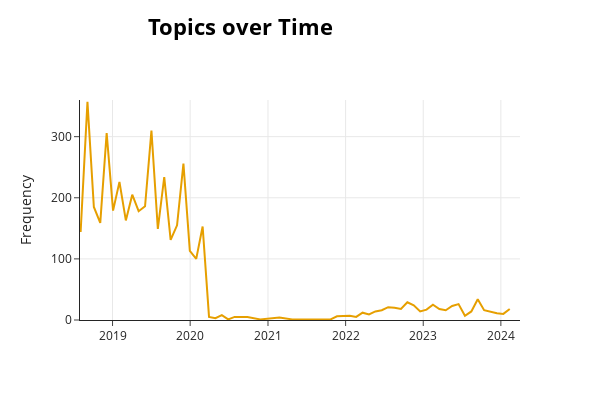

Write notebook code for a chart like this one.
### Markdown cell above
Visualise topics 1 by 1 (less clutter)

### Code cell
fig = topic_model.visualize_topics_over_time(
    df1_topics_over_time,
    topics=[0],
    height=400,
    width=600
)
fig.update_yaxes(range=[0, 360]) 
fig.update_xaxes(range=["2018-08-01", "2024-03-31"])
fig.show()

# topic_model.visualize_topics_over_time(df1_topics_over_time, topics=[0], height=400, width=600)

### Figure 1 — Plotly figure (JSON) as saved in the notebook; plotly's stock layout.template omitted (floating-point values rounded to 4 significant figures)
{"data": [{"hoverinfo": "text", "hovertext": ["<b>Topic 0</b><br>Words: great, singapore, business, food, economy", "<b>Topic 0</b><br>Words: singapore, service, great, good, airlines", "<b>Topic 0</b><br>Words: airline, service, food, singapore, class", "<b>Topic 0</b><br>Words: good, singapore, airlines, fly, service", "<b>Topic 0</b><br>Words: sq, service, good, airlines, great", "<b>Topic 0</b><br>Words: singapore, airlines, good, service, sq", "<b>Topic 0</b><br>Words: sq, good, economy, singapore, airlines", "<b>Topic 0</b><br>Words: food, sq, good, great, service", "<b>Topic 0</b><br>Words: food, service, singapore, good, airline", "<b>Topic 0</b><br>Words: best, airlines, singapore, service, sq", "<b>Topic 0</b><br>Words: sq, good, service, crew, economy", "<b>Topic 0</b><br>Words: sq, good, airlines, service, singapore", "<b>Topic 0</b><br>Words: sq, airline, singapore, good, airlines", "<b>Topic 0</b><br>Words: sq, singapore, airlines, food, service", "<b>Topic 0</b><br>Words: service, good, food, airline, airlines", "<b>Topic 0</b><br>Words: airlines, singapore, food, economy, premium", "<b>Topic 0</b><br>Words: good, singapore, airlines, service, food", "<b>Topic 0</b><br>Words: food, singapore, service, good, airlines", "<b>Topic 0</b><br>Words: good, sia, airlines, service, crew", "<b>Topic 0</b><br>Words: service, airlines, cabin, singapore, good", "<b>Topic 0</b><br>Words: gokul, nitya, thai, ellser, 45mnts", "<b>Topic 0</b><br>Words: cray, emptier, shoot, mandatory, pandemic", "<b>Topic 0</b><br>Words: weekend, operator, late, decent, operated", "<b>Topic 0</b><br>Words: refreshed, hanoi, pillows, blankets, range", "<b>Topic 0</b><br>Words: yards, unaccessible, areawhich, shops, onground", "<b>Topic 0</b><br>Words: covid, 175cm, pricing, istanbul, brisbane", "<b>Topic 0</b><br>Words: corona, ivanka, peoplemaybe, nerves, bagtagging", "<b>Topic 0</b><br>Words: sq957, 2020, staffs, december, 18", "<b>Topic 0</b><br>Words: upgrade, ptogram, 5the, ehen, grant", "<b>Topic 0</b><br>Words: bowel, defecation, piece, scammer, render", "<b>Topic 0</b><br>Words: regina, ante, sq223, ms, chan", "<b>Topic 0</b><br>Words: vish, bulkheads, preferential, armrests, passport", "<b>Topic 0</b><br>Words: 20h, prejudice, sq883, sexism, ac7", "<b>Topic 0</b><br>Words: dumping, mealers, continuation, cope, organisation", "<b>Topic 0</b><br>Words: 1655, philipines, reachable, weekend, friday", "<b>Topic 0</b><br>Words: puppy, categorically, prevents, helpline, dept", "<b>Topic 0</b><br>Words: alaska, bathroom, toddlers, 10monthold, nappy", "<b>Topic 0</b><br>Words: jfk, covid, jakarta, experimenting, walkin", "<b>Topic 0</b><br>Words: smilig, onethird, 1985, fliying, fullor", "<b>Topic 0</b><br>Words: guys, boost, ravved, londonwe, jolene", "<b>Topic 0</b><br>Words: welcome, sia, culminating, uber, sabrina", "<b>Topic 0</b><br>Words: switzerland, mspham, hoang, thi, toiletry", "<b>Topic 0</b><br>Words: elderly, raimi, utter, lamb, sandwich", "<b>Topic 0</b><br>Words: scoot, lounge, overcrowded, conditions, herring", "<b>Topic 0</b><br>Words: foreigners, qantas, frill, hiring, thai", "<b>Topic 0</b><br>Words: deniece, koh, hint, infant, mr", "<b>Topic 0</b><br>Words: sia, reserved, customers, waitlist, economyclass", "<b>Topic 0</b><br>Words: nrt, premium, westjet, sq8530, li", "<b>Topic 0</b><br>Words: error, rice, useless, hi, tastebud", "<b>Topic 0</b><br>Words: hamburger, eastern, sia, simple, changes", "<b>Topic 0</b><br>Words: sydney, kabeya, bits, cathay, feed", "<b>Topic 0</b><br>Words: asiana, dehydrated, sink, water, headed", "<b>Topic 0</b><br>Words: fried, tasted, sq, carrot, keles", "<b>Topic 0</b><br>Words: econ, baked, beans, jeans, prem", "<b>Topic 0</b><br>Words: indian, chennai, t2, substantially, pls", "<b>Topic 0</b><br>Words: pl, hygeine, embarkment, tract, appriciated", "<b>Topic 0</b><br>Words: christine, compliment, rules, girls, traditionally", "<b>Topic 0</b><br>Words: lines, medium, economy, coworkers, haul", "<b>Topic 0</b><br>Words: capri, buisiness, miscommunication, ana, markia", "<b>Topic 0</b><br>Words: defiantly, dedication, overseas, behavior, racist", "<b>Topic 0</b><br>Words: relative, deceiving, precovid, toplevel, degraded", "<b>Topic 0</b><br>Words: lounge, airnz, kinds, bangkok, known", "<b>Topic 0</b><br>Words: asthma, turbulence, sharifah, interacted, fear"], "marker": {"color": "#E69F00"}, "mode": "lines", "name": "0_singapore_service_sq_airlines", "type": "scatter", "x": ["2018-08-03T23:13:56.917000+00:00", "2018-09-05T02:21:55.750000+00:00", "2018-10-05T04:24:00.500000+00:00", "2018-11-04T06:26:05.250000+00:00", "2018-12-04T08:28:10+00:00", "2019-01-03T10:30:14.750000+00:00", "2019-02-02T12:32:19.500000+00:00", "2019-03-04T14:34:24.250000+00:00", "2019-04-03T16:36:29+00:00", "2019-05-03T18:38:33.750000+00:00", "2019-06-02T20:40:38.500000+00:00", "2019-07-02T22:42:43.250000+00:00", "2019-08-02T00:44:48+00:00", "2019-09-01T02:46:52.750000+00:00", "2019-10-01T04:48:57.500000+00:00", "2019-10-31T06:51:02.250000+00:00", "2019-11-30T08:53:07+00:00", "2019-12-30T10:55:11.750000+00:00", "2020-01-29T12:57:16.500000+00:00", "2020-02-28T14:59:21.250000+00:00", "2020-03-29T17:01:26+00:00", "2020-04-28T19:03:30.750000+00:00", "2020-05-28T21:05:35.500000+00:00", "2020-06-27T23:07:40.250000+00:00", "2020-07-28T01:09:45+00:00", "2020-08-27T03:11:49.750000+00:00", "2020-09-26T05:13:54.500000+00:00", "2020-11-25T09:18:04+00:00", "2021-02-23T15:24:18.250000+00:00", "2021-04-24T19:28:27.750000+00:00", "2021-06-23T23:32:37.250000+00:00", "2021-07-24T01:34:42+00:00", "2021-08-23T03:36:46.750000+00:00", "2021-09-22T05:38:51.500000+00:00", "2021-10-22T07:40:56.250000+00:00", "2021-11-21T09:43:01+00:00", "2021-12-21T11:45:05.750000+00:00", "2022-01-20T13:47:10.500000+00:00", "2022-02-19T15:49:15.250000+00:00", "2022-03-21T17:51:20+00:00", "2022-04-20T19:53:24.750000+00:00", "2022-05-20T21:55:29.500000+00:00", "2022-06-19T23:57:34.250000+00:00", "2022-07-20T01:59:39+00:00", "2022-08-19T04:01:43.750000+00:00", "2022-09-18T06:03:48.500000+00:00", "2022-10-18T08:05:53.250000+00:00", "2022-11-17T10:07:58+00:00", "2022-12-17T12:10:02.750000+00:00", "2023-01-16T14:12:07.500000+00:00", "2023-02-15T16:14:12.250000+00:00", "2023-03-17T18:16:17+00:00", "2023-04-16T20:18:21.750000+00:00", "2023-05-16T22:20:26.500000+00:00", "2023-06-16T00:22:31.250000+00:00", "2023-07-16T02:24:36+00:00", "2023-08-15T04:26:40.750000+00:00", "2023-09-14T06:28:45.500000+00:00", "2023-10-14T08:30:50.250000+00:00", "2023-11-13T10:32:55+00:00", "2023-12-13T12:34:59.750000+00:00", "2024-01-12T14:37:04.500000+00:00", "2024-02-11T16:39:09.250000+00:00"], "y": [144, 357, 185, 159, 306, 179, 226, 163, 205, 178, 186, 310, 149, 234, 131, 155, 256, 113, 100, 153, 5, 3, 8, 1, 5, 5, 5, 1, 4, 1, 1, 2, 2, 2, 1, 6, 7, 7, 5, 12, 9, 14, 16, 21, 20, 18, 29, 24, 14, 17, 25, 18, 16, 23, 26, 7, 14, 34, 16, 13, 11, 10, 18]}], "layout": {"height": 400, "hoverlabel": {"bgcolor": "white", "font": {"family": "Rockwell", "size": 16}}, "legend": {"title": {"text": "<b>Global Topic Representation"}}, "title": {"font": {"color": "Black", "size": 22}, "text": "<b>Topics over Time</b>", "x": 0.4, "xanchor": "center", "y": 0.95, "yanchor": "top"}, "width": 600, "xaxis": {"range": ["2018-08-01", "2024-03-31"], "showgrid": true, "type": "date"}, "yaxis": {"range": [0, 360], "showgrid": true, "title": {"text": "Frequency"}, "type": "linear"}}}
